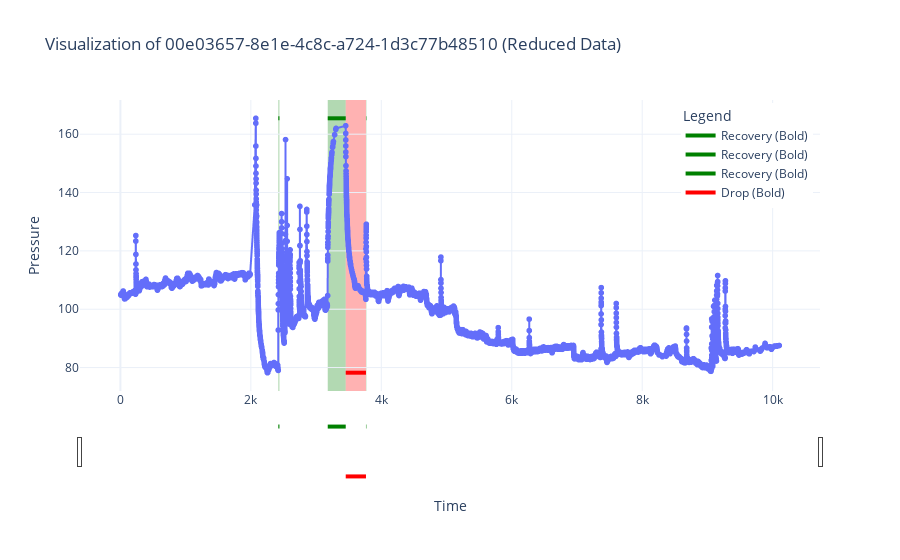

This figure's notebook cell:
### Markdown cell above
Анализ графиков

### Code cell
plot_annotated_data(df_reduced, gt_df, selected_file)

### Figure 1 — Plotly figure (JSON) as saved in the notebook; plotly's stock layout.template omitted (floating-point values rounded to 4 significant figures; data arrays with more than 128 entries replaced by an {"elided": "..."} marker saying what was removed)
{"data": [{"hovertemplate": "time=%{x}<br>pressure=%{y}<extra></extra>", "legendgroup": "", "line": {"color": "#636efa", "dash": "solid"}, "marker": {"symbol": "circle"}, "mode": "lines+markers", "name": "", "showlegend": false, "type": "scattergl", "x": {"elided": "6681 float values"}, "xaxis": "x", "y": {"elided": "6681 float values"}, "yaxis": "y"}, {"line": {"color": "green", "width": 4}, "mode": "lines", "name": "Recovery (Bold)", "type": "scatter", "x": [2421.0, 2438.0], "y": [165.5, 165.5]}, {"line": {"color": "green", "width": 4}, "mode": "lines", "name": "Recovery (Bold)", "type": "scatter", "x": [3179.0, 3455.0], "y": [165.5, 165.5]}, {"line": {"color": "green", "width": 4}, "mode": "lines", "name": "Recovery (Bold)", "type": "scatter", "x": [3765.0, 3771.0], "y": [165.5, 165.5]}, {"line": {"color": "red", "width": 4}, "mode": "lines", "name": "Drop (Bold)", "type": "scatter", "x": [3455.0, 3765.0], "y": [78.24, 78.24]}], "layout": {"legend": {"title": {"text": "Legend"}, "tracegroupgap": 0, "x": 0.99, "xanchor": "right", "y": 0.99, "yanchor": "top"}, "shapes": [{"fillcolor": "green", "layer": "below", "line": {"width": 0}, "name": "Recovery", "opacity": 0.3, "type": "rect", "x0": 2421.0, "x1": 2438.0, "xref": "x", "y0": 0, "y1": 1, "yref": "y domain"}, {"fillcolor": "green", "layer": "below", "line": {"width": 0}, "name": "Recovery", "opacity": 0.3, "type": "rect", "x0": 3179.0, "x1": 3455.0, "xref": "x", "y0": 0, "y1": 1, "yref": "y domain"}, {"fillcolor": "green", "layer": "below", "line": {"width": 0}, "name": "Recovery", "opacity": 0.3, "type": "rect", "x0": 3765.0, "x1": 3771.0, "xref": "x", "y0": 0, "y1": 1, "yref": "y domain"}, {"fillcolor": "red", "layer": "below", "line": {"width": 0}, "name": "Drop", "opacity": 0.3, "type": "rect", "x0": 3455.0, "x1": 3765.0, "xref": "x", "y0": 0, "y1": 1, "yref": "y domain"}], "title": {"text": "Visualization of 00e03657-8e1e-4c8c-a724-1d3c77b48510 (Reduced Data)"}, "xaxis": {"anchor": "y", "domain": [0, 1], "rangeslider": {"visible": true}, "title": {"text": "Time"}, "type": "linear"}, "yaxis": {"anchor": "x", "domain": [0, 1], "fixedrange": false, "title": {"text": "Pressure"}}}}
